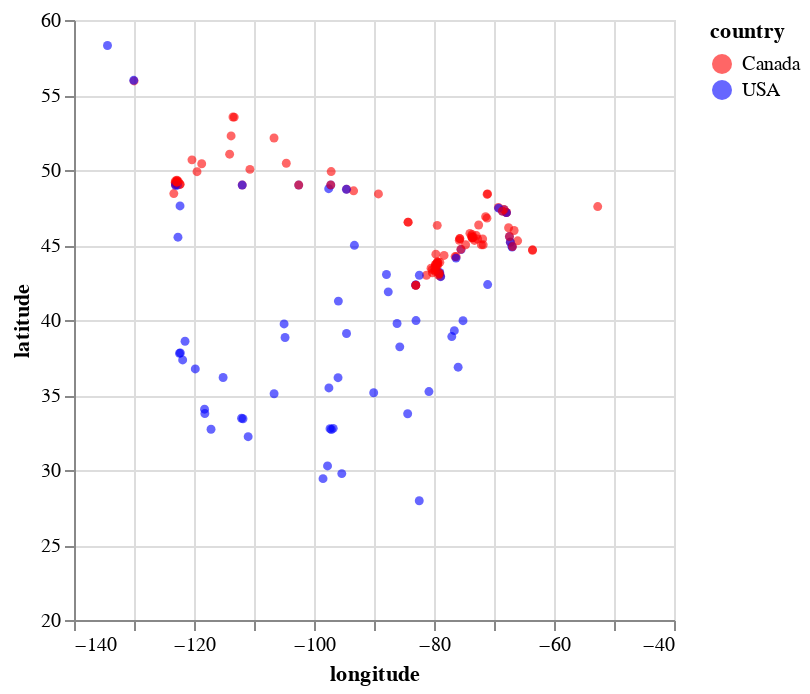

Notebook cell for this chart:
### Markdown cell above
### Distance

### Code cell
cities_viz = alt.Chart(train_df).mark_circle(size=20, opacity=0.6).encode(
    alt.X('longitude:Q', scale=alt.Scale(domain=[-140, -40])),
    alt.Y('latitude:Q', scale=alt.Scale(domain=[20,60])),
    alt.Color('country:N', scale=alt.Scale(domain=['Canada', 'USA'],
                                           range=['red', 'blue']))
)
cities_viz

### Figure 1 — Vega-Lite specification as saved in the notebook (floating-point values rounded to 4 significant figures; data arrays with more than 128 entries replaced by an {"elided": "..."} marker saying what was removed)
{"config": {"view": {"continuousWidth": 300, "continuousHeight": 300}}, "data": {"name": "data-66158384001fb6a73b6445c49f67d5ce"}, "mark": {"type": "circle", "opacity": 0.6, "size": 20}, "encoding": {"color": {"field": "country", "scale": {"domain": ["Canada", "USA"], "range": ["red", "blue"]}, "type": "nominal"}, "x": {"field": "longitude", "scale": {"domain": [-140, -40]}, "type": "quantitative"}, "y": {"field": "latitude", "scale": {"domain": [20, 60]}, "type": "quantitative"}}, "$schema": "https://vega.github.io/schema/vega-lite/v5.8.0.json", "datasets": {"data-66158384001fb6a73b6445c49f67d5ce": {"elided": "167 records"}}}
